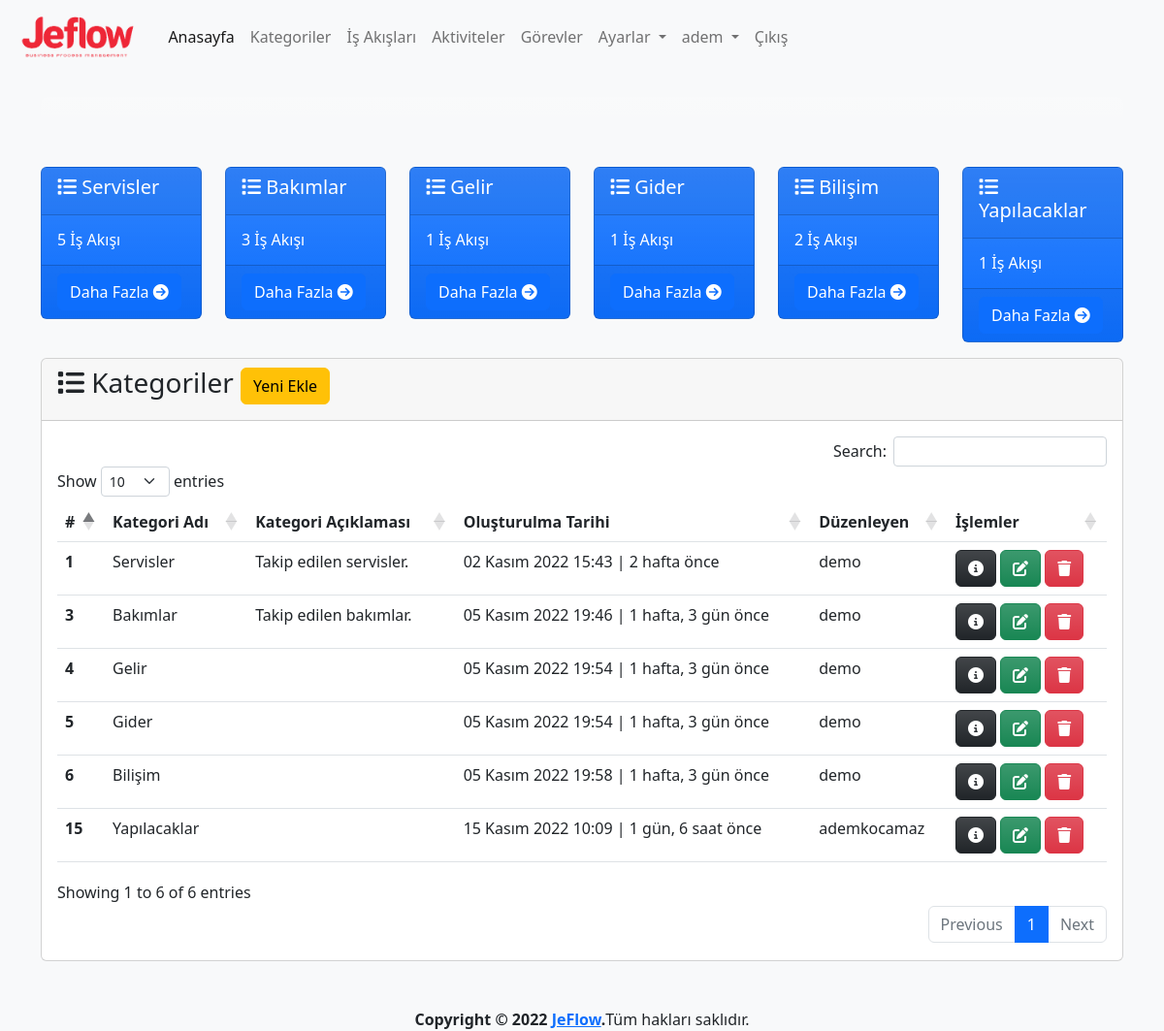
Page /category/ (signed in) on the committed database.
### app/models.py (models this page shows, shortened)
class Category(models.Model):
    name=models.CharField(max_length=500,verbose_name='Kategori Adı')
    description=models.TextField(verbose_name='Kategori Açıklaması', blank=True, null=True)
    created_date=models.DateTimeField(auto_now_add=True, verbose_name='Oluşturulma Tarihi')
    user=models.ForeignKey(User,on_delete=models.CASCADE,verbose_name='Kullanıcı', blank=True, null=True)
    def process_count(self):
        processes=Process.objects.all().filter(category=self)
        return processes.count()
    class Meta:
        verbose_name='Kategori'
        verbose_name_plural="Kategoriler"

### app/views.py (the view, shortened to what this page needs)
# urls.py: path('category/', views.category, name='category'),
@login_required(login_url='/user/login/')
def category(request):
    category_form=CategoryForm()
    categories = Category.objects.order_by('created_date')
    context = {
        'category_form':category_form,
        'categories': categories,
    }
    return render(request, 'app/category.html', context)

### app/forms.py
class CategoryForm(forms.ModelForm):
    class Meta:
        model=Category
        fields=('name','description')

### templates/app/category.html (shortened to what this page needs)
{% extends 'layout.html' %}
{% load humanize %}
{% block content %}
{% load crispy_forms_tags %}
{% if categories %}
<div class="row mt-3">
    {% for category in categories %}
    <div class="col-md-2 mt-3">
        <div class="card text-bg-primary bg-gradient" style="max-width: 18rem;">
            <div class="card-header">
                <h5 class="card-title">
                    <i class="fa-solid fa-list"></i>
                    {{category.name}}
                </h5>
            </div>
            <div class="card-body">
                <h6 class="card-text">
                    {% if category.process_count > 0 %}
                    {{ category.process_count }} İş Akışı
                    {% else %}
                    İş Akışı Yok
                    {% endif %}
                </h6>
            </div>
            <div class="card-footer">
                <a href="{% url 'category_detail' category.id %}" class="btn btn-primary">
                    Daha Fazla
                    <i class="fa-solid fa-circle-arrow-right"></i>
                </a>
            </div>
        </div>
    </div>
    {% endfor %}
</div>
{% endif %}
<div class="row mt-3">
    <div class="col-md-12">
        <div class="card">
            <div class="card-header">
                <h3 class="card-title">
                    <i class="fa-solid fa-list"></i>
                    Kategoriler
                    <button type="button" class="btn btn-warning" data-bs-toggle="modal"
                        data-bs-target="#categoryModal">
                        Yeni Ekle
                    </button>
                </h3>
            </div>
            <div class="card-body">
                {% if categories %}
                <table id="category" class="table table-hover">
                    <thead>
                        <tr>
                            <th scope="col">#</th>
                            <th scope="col">Kategori Adı</th>
                            <th scope="col">Kategori Açıklaması</th>
                            <th scope="col">Oluşturulma Tarihi</th>
                            <th scope="col">Düzenleyen</th>
                            <th scope="col">İşlemler</th>
                        </tr>
                    </thead>
                    <tbody>
                        {% for category in categories %}
                        <tr>
                            <th scope="row">{{ category.id }}</th>
                            <td>{{ category.name }}</td>
                            <td>{{ category.description }}</td>
                            <td>{{ category.created_date }} | {{ category.created_date | timesince}} önce</td>
                            <td>{{ category.user }}</td>
                            <td>
                                <a href="{% url 'category_detail' category.id %}" class="btn btn-dark bg-gradient"
                                    data-bs-toggle="popover" data-bs-trigger="hover" data-bs-title="Detaylar"
                                    data-bs-content="Seçili satırdaki kaydın detaylarını görüntüler.">
                                    <i class="fa-solid fa-circle-info"></i>
                                </a>
                                <a class="btn btn-success bg-gradient" href="{% url 'category_update' category.id %}"
                                    data-bs-toggle="popover" data-bs-trigger="hover" data-bs-title="Düzenle"
                                    data-bs-content="Seçili satırdaki kaydı düzenler.">
                                    <i class="fa-solid fa-pen-to-square"></i>
                                </a>
                                <a class="btn btn-danger bg-gradient" href="{% url 'category_delete' category.id %}"
                                    data-bs-toggle="popover" data-bs-trigger="hover" data-bs-title="Sil"
                                    data-bs-content="Seçili satırdaki kaydı siler.">
                                    <i class="fa-solid fa-trash"></i>
                                </a>
                            </td>
                        </tr>
                        {% endfor %}
                    </tbody>
                </table>
                {% else %}
                <div class="alert alert-warning">
                    <p>Kategori bulunamadı.</p>
                </div>
                {% endif %}
            </div>
        </div>
    </div>
</div>
{% endblock %}

### templates/layout.html (shortened to what this page needs)
{% load static %}
<!doctype html>
<html lang="tr">
<head>
  <link href="https://cdn.jsdelivr.net/npm/bootstrap@5.2.2/dist/css/bootstrap.min.css" rel="stylesheet"
>
  <link rel="stylesheet" href="{% static 'css/jeflow.css' %}">
  <link href="https://cdn.jsdelivr.net/npm/select2@4.1.0-rc.0/dist/css/select2.min.css" rel="stylesheet" />
  <link rel="stylesheet" type="text/css" href="https://cdn.datatables.net/1.12.1/css/dataTables.bootstrap5.min.css">
  <link rel="stylesheet" type="text/css"
    href="https://cdn.datatables.net/responsive/2.3.0/css/responsive.dataTables.min.css">
  <link rel="stylesheet" type="text/css" href="https://cdn.datatables.net/buttons/2.2.3/css/buttons.bootstrap5.min.css">
</head>
<body class="bg-light">
  <header>
    <nav class="navbar navbar-expand-lg navbar-light">
      <div class="container-fluid">
        <a class="navbar-brand" href="{% url 'index' %}">
          <img class="logo" src="{% static 'img/logo-text.png' %}" alt="JeFlow">
        </a>
        <div class="collapse navbar-collapse" id="navbarNavDropdown">
          <ul class="navbar-nav">
            <li class="nav-item">
              <a class="nav-link active" aria-current="page" href="{% url 'index' %}">Anasayfa</a>
            </li>
            {% if user.is_authenticated %}
            <li class="nav-item">
              <a class="nav-link" href="{% url 'category' %}">Kategoriler</a>
            </li>
            <li class="nav-item">
              <a class="nav-link" href="{% url 'process' %}">İş Akışları</a>
            </li>
            <li class="nav-item">
              <a class="nav-link" href="{% url 'activity' %}">Aktiviteler</a>
            </li>
            <li class="nav-item">
              <a class="nav-link" href="{% url 'task' %}">Görevler</a>
            </li>
            <li class="nav-item dropdown">
              <a class="nav-link dropdown-toggle" href="{% url 'settings' %}" role="button" data-bs-toggle="dropdown"
                aria-expanded="false">
                Ayarlar
              </a>
            </li>
            <li class="nav-item dropdown">
              <a class="nav-link dropdown-toggle" href="{% url 'profile' %}" role="button" data-bs-toggle="dropdown"
                aria-expanded="false">
                {{ user }}
              </a>
            </li>
            <li class="nav-item">
              <a class="nav-link" href="javascript:{document.getElementById('logout').submit()}">Çıkış</a>
            </li>
            {% else %}
            <li class="nav-item">
              <a class="nav-link" href="{% url 'register' %}">Kayıt Ol</a>
            </li>
            {% endif %}
          </ul>
        </div>
      </div>
    </nav>
  </header>
  <main>
    <div class="container mt-4">
      <div class="row mb-3">
        <div class="col-md-12">
          <div class="card border-0 text-center text-bg-light bg-gradient">
            <div class="card-body">
            </div>
          </div>
        </div>
      </div>
      {% block content %}
      {% endblock %}
    </div>
  </main>
  <footer class="mt-5">
    <div class="d-flex justify-content-center">
      <strong>Copyright &copy; 2022 <a href="http://jeflow.herokuapp.com">JeFlow</a>.</strong>
      Tüm hakları saklıdır.
    </div>
  </footer>
</body>
</html>

### static/css/jeflow.css (style rules this page uses)
img.logo { height: 50px; }

### rows in the picture
Category: name "Servisler", process_count "5", id "1", description "Takip edilen servisler.", created_date "02 Kasım 2022 15:43", created_date "2 hafta", user "demo"
Category: name "Bakımlar", process_count "3", id "3", description "Takip edilen bakımlar.", created_date "05 Kasım 2022 19:46", created_date "1 hafta, 3 gün", user "demo"
Category: name "Gelir", process_count "1", id "4", created_date "05 Kasım 2022 19:54", created_date "1 hafta, 3 gün", user "demo"
Category: name "Gider", process_count "1", id "5", created_date "05 Kasım 2022 19:54", created_date "1 hafta, 3 gün", user "demo"
Category: name "Bilişim", process_count "2", id "6", created_date "05 Kasım 2022 19:58", created_date "1 hafta, 3 gün", user "demo"
Category: name "Yapılacaklar", process_count "1", id "15", created_date "15 Kasım 2022 10:09", created_date "1 gün, 6 saat", user "ademkocamaz"

### other values in the picture
{{ user }} "adem"
